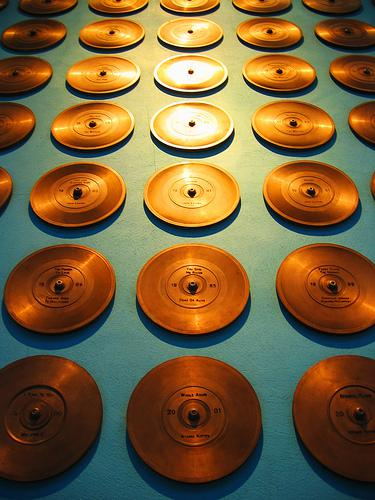
//> input picture code/circle_detector/n03208556_11942.jpg, 375 x 500 px
$ ./opencv_circle_detector n03208556_11942.jpg   (built with g++ and OpenCV 4)
//> lines starting //> are read from the running program, lines starting //| are printed output that depends on the picture
#include "opencv2/highgui/highgui.hpp"
#include "opencv2/imgproc/imgproc.hpp"
#include <iostream>
#include <stdio.h>

using namespace cv;

/** @function main */
int main(int argc, char** argv)
{
  Mat src, src_gray;

  std::cout << "/// Read the image" << std::endl;
  src = imread( argv[1], 1 );
//> src is the input picture: 500 rows x 375 cols, CV_8UC3; mean B, G, R 58.7, 97.1, 121.3

  if( !src.data )
    { return -1; }


  std::cout << "/// Convert it to gray" << std::endl;
  cvtColor( src, src_gray, CV_BGR2GRAY );
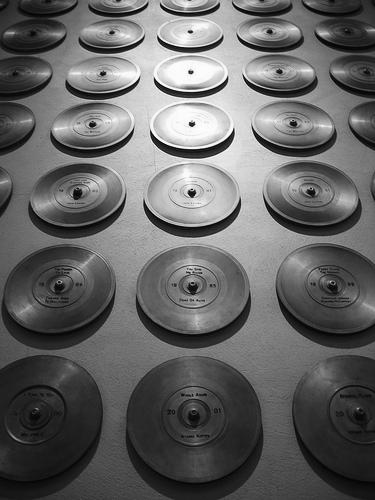
//> src_gray: 500 rows x 375 cols, CV_8UC1; min 0, max 255, mean 100

  std::cout << "/// Reduce the noise so we avoid false circle detection" << std::endl;
  int blurAmount = src_gray.rows * 0.002;
//> blurAmount = 1
  blurAmount += (blurAmount % 2) + 1;
//> blurAmount = 3
  GaussianBlur( src_gray, src_gray, Size(blurAmount, blurAmount), 2, 2 );

  vector<Vec3f> circles;

  std::cout << "/// Apply the Hough Transform to find the circles" << std::endl;
  int minDist = src_gray.rows * 0.05;
//> minDist = 25
  int upperCannyThreshold = 150; // 200
  int centerDetectThreshold = 90; // 100
  int min_radius = src_gray.rows * 0.05;
//> min_radius = 25
  int max_radius = 0;
  std::cout << "src_gray.rows: " << src_gray.rows << std::endl;
//| src_gray.rows: 500
  std::cout << "minDist: " << minDist << std::endl;
//| minDist: 25
  std::cout << "upperCannyThreshold: " << upperCannyThreshold << std::endl;
  std::cout << "centerDetectThreshold: " << centerDetectThreshold << std::endl;
  std::cout << "min_radius: " << min_radius << std::endl;
//| min_radius: 25
  std::cout << "max_radius: " << max_radius << std::endl;
  HoughCircles( src_gray, circles, CV_HOUGH_GRADIENT, 1, minDist, upperCannyThreshold, centerDetectThreshold, min_radius, max_radius);
//> circles = 3 circles (x, y, radius): [70.5, 172.5, 65.5], [194.5, 300.5, 54.8], [191.5, 170.5, 66.5]

  std::cout << "/// Draw the circles detected" << std::endl;
  for( size_t i = 0; i < circles.size(); i++ )
  {
      Point center(cvRound(circles[i][0]), cvRound(circles[i][1]));
      int radius = cvRound(circles[i][2]);
      // circle center
      circle( src_gray, center, 3, Scalar(0,255,0), -1, 8, 0 );
      // circle outline
      circle( src_gray, center, radius, Scalar(0,0,255), 3, 8, 0 );
   }
//> this loop made 3 passes
//> (center, radius) on passes 1 to 3: (Point(70, 172), 66), (Point(194, 300), 55), (Point(192, 170), 66)
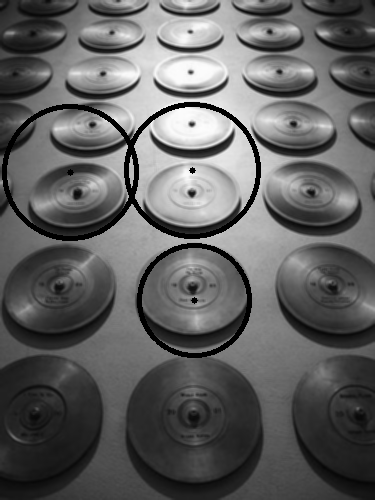
//> src_gray: 500 rows x 375 cols, CV_8UC1; min 0, max 253, mean 95.8

  std::cout << "/// Show your results" << std::endl;
  namedWindow( "Hough Circle Transform Demo", CV_WINDOW_AUTOSIZE );
  imshow( "Hough Circle Transform Demo", src_gray );

  waitKey(0);
  return 0;
}
